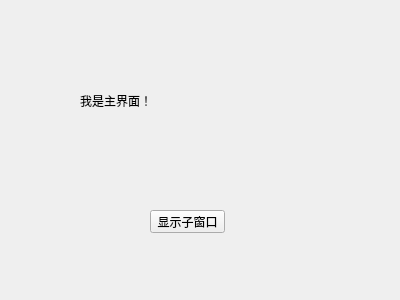
<?xml version="1.0" encoding="UTF-8"?>
<ui version="4.0">
 <class>MyWidget</class>
 <widget class="QWidget" name="MyWidget">
  <property name="geometry">
   <rect>
    <x>0</x>
    <y>0</y>
    <width>400</width>
    <height>300</height>
   </rect>
  </property>
  <property name="windowTitle">
   <string>MyWidget</string>
  </property>
  <widget class="QPushButton" name="showChildButton">
   <property name="geometry">
    <rect>
     <x>150</x>
     <y>210</y>
     <width>75</width>
     <height>23</height>
    </rect>
   </property>
   <property name="text">
    <string>显示子窗口</string>
   </property>
  </widget>
  <widget class="QLabel" name="label">
   <property name="geometry">
    <rect>
     <x>80</x>
     <y>80</y>
     <width>141</width>
     <height>41</height>
    </rect>
   </property>
   <property name="text">
    <string>我是主界面！</string>
   </property>
  </widget>
 </widget>
 <layoutdefault spacing="6" margin="11"/>
 <resources/>
 <connections/>
</ui>
